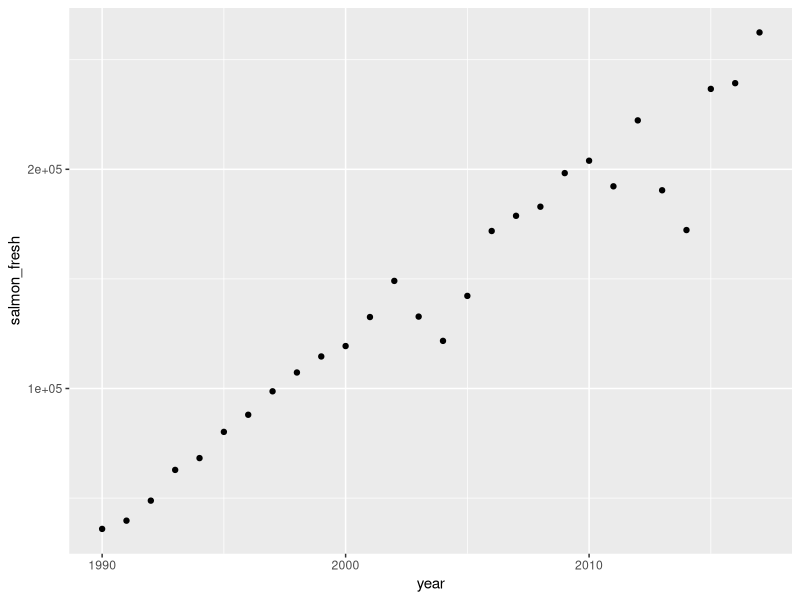
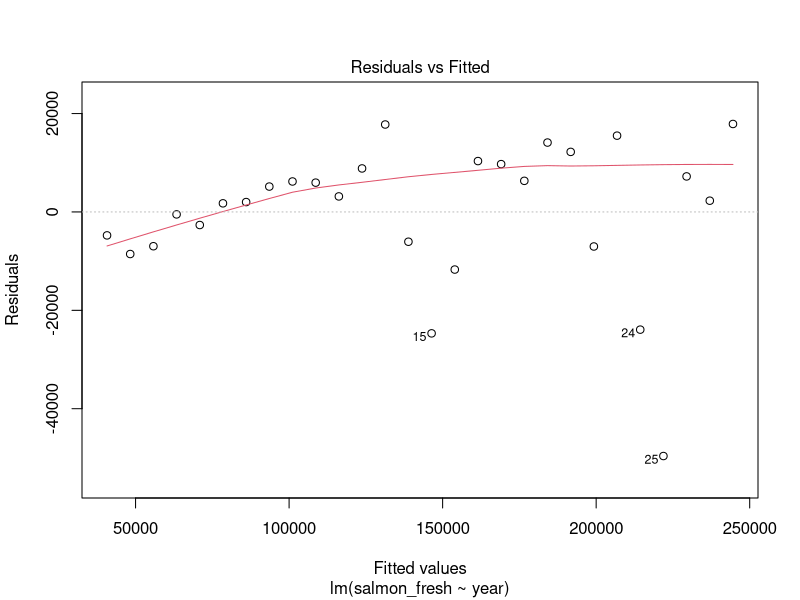
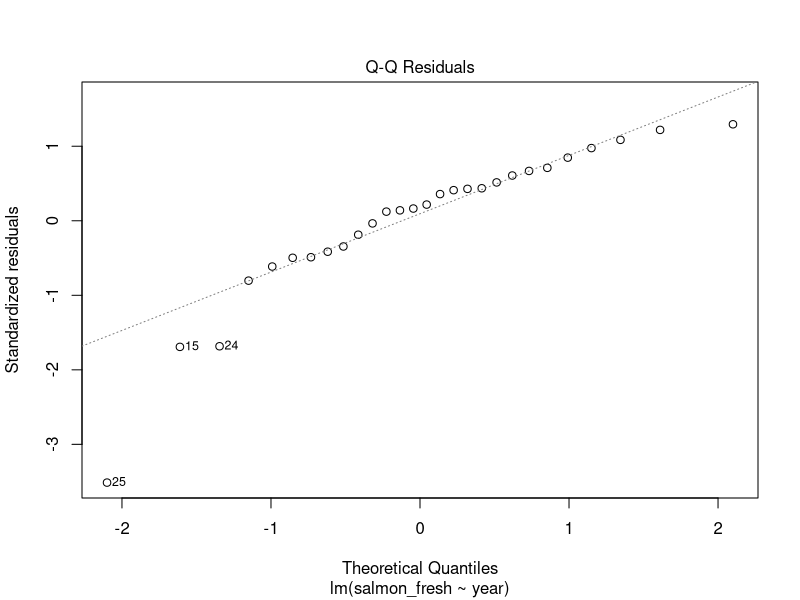
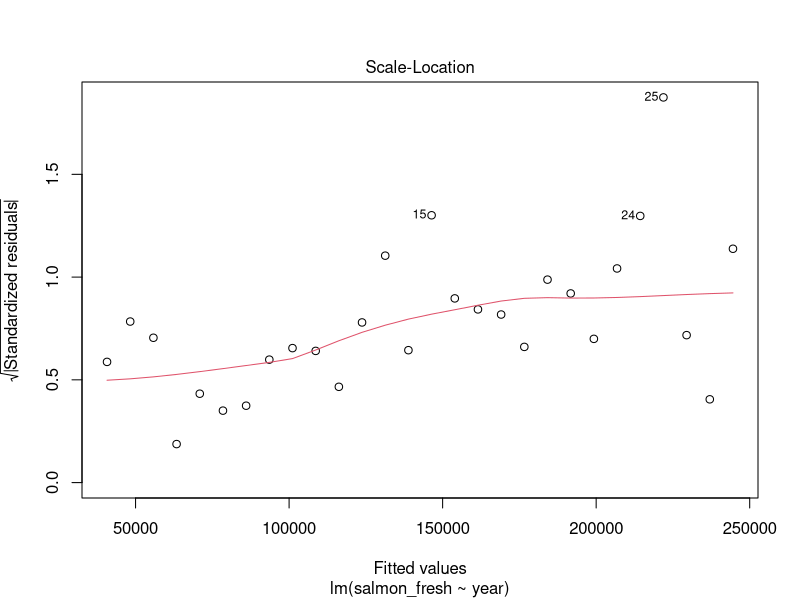
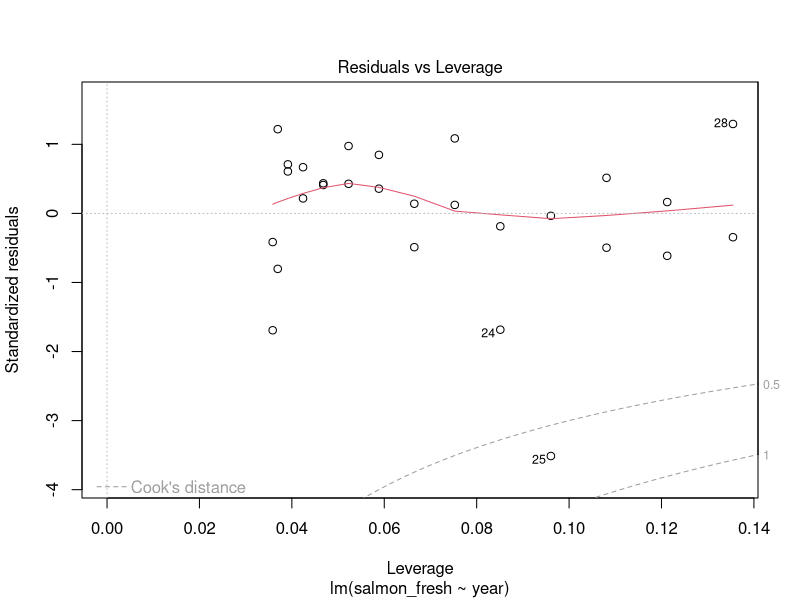
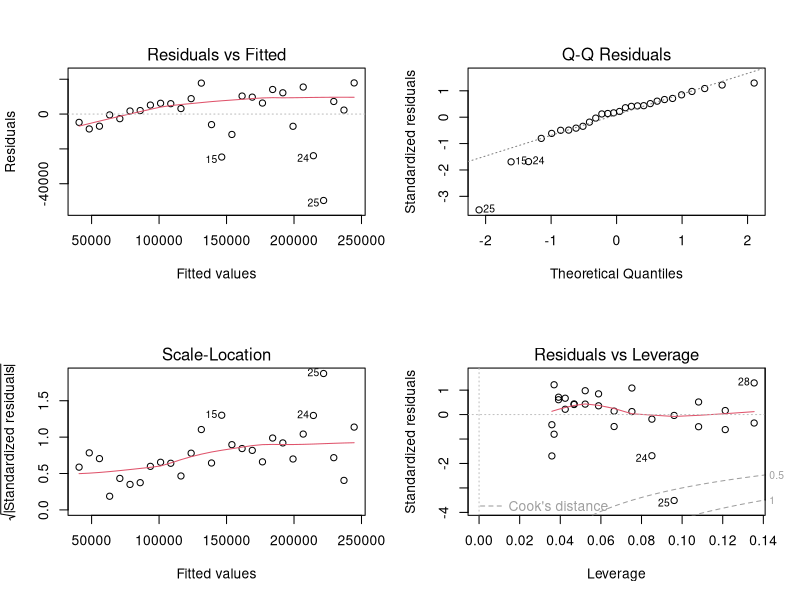
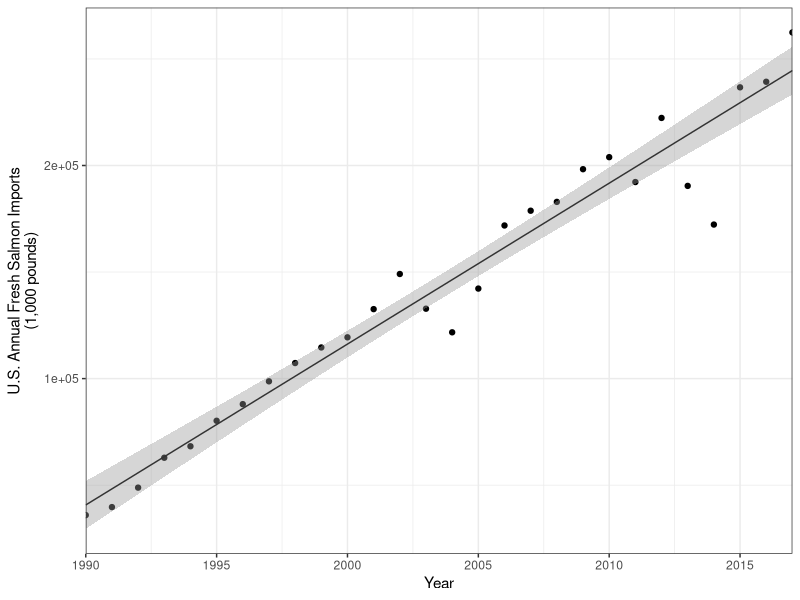

Generate these figures, in order, with R:
## ---- chunk 1
knitr::opts_chunk$set(echo = TRUE)
## ---- chunk 2
#Load tidyverse package
library("tidyverse")
## ---- chunk 3
#Read in dataset
salmon<- read_csv("salmon_imports_copy.csv")
## ---- chunk 4
#Make an exploritory scatter plot to access relationship between year and salmon imports

salmon_scatter<-ggplot(salmon, aes(x= year, y=salmon_fresh))+
  geom_point()

salmon_scatter

#Overall, it looks like describing the relationship between year and fresh salmon imports using linear regression makes sense. The line is linear for the most part, and does not display any other obvious patterns that would indicate an exponential relationship or another type of relationship. The only concerns that arise are two deviations from the linear pattern. These occur between the years 2000-2005 and again in the years between 2010 and 2015. Two major dips in the data points. 
## ---- chunk 5
#Linear Regeression

salmon_model<-lm(salmon_fresh ~ year, data = salmon)

salmon_model

# Call the model name to see the intercept and slope for the model. 
#With each additional year, we expect to see an fresh fish imports increase by 7550 tons. 
#At year 0, the model predicts a negitive fresh fish value of -14982940. This is not possible in a real-life scenario. 

## ---- chunk 6
plot(salmon_model)
par(mfrow = c(2,2))
plot(salmon_model)
# In general, the residuals appear normally distributed. Independence of errors: resideuals relatively constant throughout the course(x-axis). 
#However, there are so concerning outliers. In the residuals vs leverage graph, there are three labeled outiers: 24, 25, and 28. Point 25 is outside the dashed line (Cooks Distance) and therefore may influance the model. 
## ---- chunk 7
summary(salmon_model)

#Coefficient of Determination is 0.9478 with 1 being perfectly predicatable. Therefore, in this model, 94.8% of variance in salmon imports is explained by year. 

# R2 value meaning: the proportion of the variance in the dependent (outcome, y) variable that is explained by the value of the independent (input, x) variable. 

#If 94.8% of variance in salmon imports is explained by year, then 5.2% of variance in salmon imports is explained by other factors. 
## ---- chunk 8
#Creating a graph to show the correlation between year and salmon imports

salmon_final_graph <-ggplot(salmon, aes(x= year, y=salmon_fresh))+
  geom_point()+
  geom_smooth(method=lm, se =TRUE, size=.5, color="gray20")+
  theme_bw()+
  scale_x_continuous(expand=c(0,0), limits=c(1990,2017))+
  labs(x="Year", y="U.S. Annual Fresh Salmon Imports\n(1,000 pounds)")
  


salmon_final_graph
  
## ---- chunk 9
new_years <- data.frame(year = c(2022, 2024, 2026, 2028))
## ---- chunk 10
future_predict <- predict(salmon_model, newdata = new_years, interval = "confidence")
future_predict
## ---- chunk 11
predictions <- data.frame(new_years, future_predict)

predictions
## ---- chunk 12
salmon_test<- cor.test(salmon$year, salmon$salmon_fresh)
salmon_test

# correlation of 0.9735387 between the year variable and the imported salmon variable. This is a strong positive correlation. 

## Relationship between year and salmon imports. Year significantly predicts salmon import volume (b = 7550, t(26) = 21.73, p < 0.001) with a strong positive correlation between the two (Pearson’s r = 0.97). The overall model explains a significant amount of variance in salmon import volume (F(1,26) = 471.9, p < 0.001, R2 = 0.95). Gray region is the 95% confidence interval for the mean predicted value.


